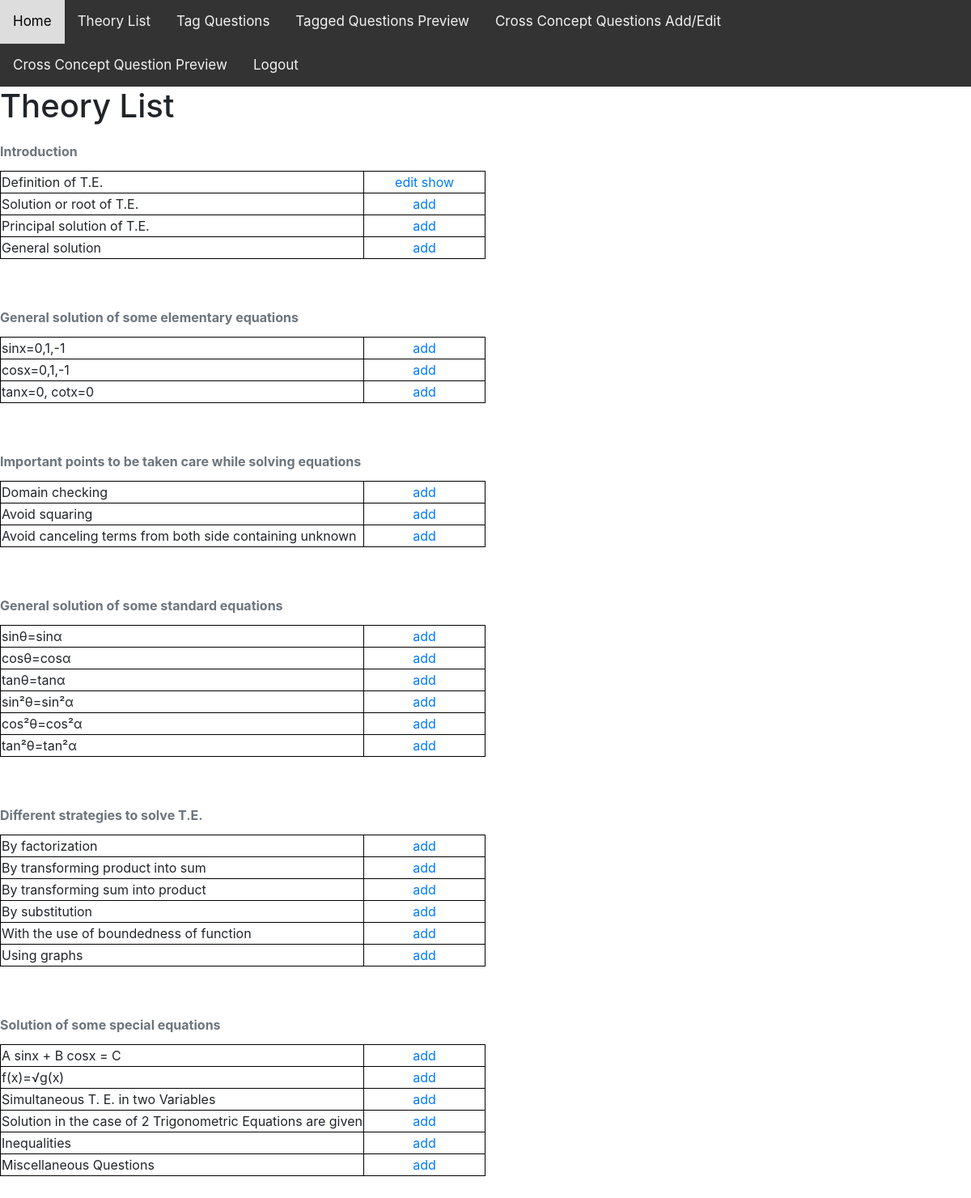
The app's page /theory/showTheory (signed in) with its own data.
### theoryTag/models.py (models this page shows, shortened)
class Concept(models.Model):
    name = models.CharField(max_length=100)
    chapter = models.ForeignKey(Chapter,related_name="concepts",on_delete=models.CASCADE)
    class Meta:
        unique_together=('name','chapter')

class SubConcept(models.Model):
    name = models.CharField(max_length=100)
    concept = models.ForeignKey(Concept,related_name="subConcepts",on_delete=models.CASCADE)
    class Meta:
        unique_together=('name','concept')
    def isTheory(self):
        return bool(len(self.Theory.all()))
    def get_theory_add_url(self):
        return reverse('add', kwargs={'subConceptId': self.pk})
    def get_theory_update_url(self):
        return reverse('theory-update',kwargs={'pk':self.Theory.all()[0].pk})
    def get_theory_view_url(self):
        return reverse('theory-details', kwargs={'pk': self.Theory.all()[0].pk})

### theoryTag/views.py (the view)
# urls.py: path('showTheory',login_required(views.TheoryListView.as_view()), name='theory-list'),
class TheoryListView(ListView):
    def get(self,request, *args, **kwargs):
        if not request.user.can_see_theory:
            return render(request,"theoryTag/401.html")
        return super().get(request, *args, **kwargs)
    model=Theory
    def get_queryset(self):
        userId = self.request.user.id
        print(userId)
        return Theory.objects.filter(userId=userId)
    def get_context_data(self, *, object_list=None, **kwargs):
        context = super().get_context_data(**kwargs)
        userChapter=Chapter.objects.get(pk=get_user_model().objects.get(pk=self.request.user.id).chapter.id)
        context['chapter']=userChapter
        return context

### templates/theoryTag/theory_list.html (shortened to what this page needs)
{% extends "layout.html" %}
{% block content %}
  <h1>Theory List</h1>
    {% for concept in chapter.concepts.all%}
      <table class="theorylist">
        <caption> <strong>{{concept.name}}</strong> </caption>
      {%for subConcept in concept.subConcepts.all%}
      <tr>
        <td class="theorylistsubconcept">{{subConcept.name}} </td>
        <td class="theorylistlink">{% if subConcept.isTheory %}
            <a href="{{ subConcept.get_theory_update_url }}">edit</a> <a href="{{ subConcept.get_theory_view_url}}">show</a>
          {%else%}
            <a href="{{subConcept.get_theory_add_url}}">add</a></td>
        {%endif%}
      {% endfor %}
      </tr>
      </table>
      <br><br>
    {% endfor %}
{% endblock %}

### templates/layout.html (shortened to what this page needs)
{% load static %}
<!DOCTYPE html>
<html lang="en">
<head>
<link rel="stylesheet" href="https://stackpath.bootstrapcdn.com/bootstrap/4.5.0/css/bootstrap.min.css" >
 </head>
 <body>
   <div class="topnav">
     <a href="/">Home</a>
     <a href="/theory/showTheory">Theory List</a>
     <a href="/theory/QuesTag">Tag Questions</a>
     <a href="/theory/quesview">Tagged Questions Preview</a>
     <a href="/theory/cross">Cross Concept Questions Add/Edit</a>
     <a href="/theory/crossview">Cross Concept Question Preview</a>
     <a href="/signout">Logout</a>
   </div>
  <div  height: 200%;">
    {% block content %}
    {% endblock %}
    <br><br><br>
  </div>
  </body>
</html>

### templates/layout.html (style rules this page uses)
.topnav { background-color: #333; overflow: hidden; }
.topnav a { float: left; color: #f2f2f2; text-align: center; padding: 14px 16px; text-decoration: none; font-size: 17px; }

### templates/theoryTag/theory_list.html (style rules this page uses)
table.theorylist { width: 50%; }
.theorylist caption { caption-side: top; }
table.theorylist tr { width:50%; border: 1px solid black; }
td.theorylistsubconcept { border: 1px solid black; width:75%; }
td.theorylistlink { text-align: center; border: 1px solid black; width:25%; }

### records on screen
Concept: name "Introduction"
SubConcept: name "Definition of T.E."
SubConcept: name "Solution or root of T.E."
SubConcept: name "Principal solution of T.E."
SubConcept: name "General solution"
Concept: name "General solution of some elementary equations"
SubConcept: name "sinx=0,1,-1"
SubConcept: name "cosx=0,1,-1"
SubConcept: name "tanx=0, cotx=0"
Concept: name "Important points to be taken care while solving equations"
SubConcept: name "Domain checking"
SubConcept: name "Avoid squaring"
SubConcept: name "Avoid canceling terms from both side containing unknown"
Concept: name "General solution of some standard equations"
SubConcept: name "sinθ=sinα"
SubConcept: name "cosθ=cosα"
SubConcept: name "tanθ=tanα"
SubConcept: name "sin²θ=sin²α"
SubConcept: name "cos²θ=cos²α"
SubConcept: name "tan²θ=tan²α"
Concept: name "Different strategies to solve T.E."
SubConcept: name "By factorization"
SubConcept: name "By transforming product into sum"
SubConcept: name "By transforming sum into product"
SubConcept: name "By substitution"
SubConcept: name "With the use of boundedness of function"
SubConcept: name "Using graphs"
Concept: name "Solution of some special equations"
SubConcept: name "A sinx + B cosx = C"
SubConcept: name "f(x)=√g(x)"
SubConcept: name "Simultaneous T. E. in two Variables"
SubConcept: name "Solution in the case of 2 Trigonometric Equations are given"
SubConcept: name "Inequalities"
SubConcept: name "Miscellaneous Questions"
